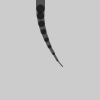
Frame 1 (no input)
Frame 2 (the mouse pressed at the canvas centre, redrawn once): identical to frame 1, image omitted

The Processing sketch that drew this single still picture (run headless with seeded random() and noise(); the mouse was pressed at the canvas centre and the sketch redrawn once):

// Processing sketch: tail
// ── tail.pde
int x=40,u=9;
float a=-0.08;

void setup(){
  size(100,100);
  stroke(0,153);
  smooth();
  noLoop();
}

void draw(){
  background(204);
  tail(x,u,a);
}

void tail(int xpos,int units,float angle){
  pushMatrix();
  translate(xpos,0);
  for(int i=units;i>0;i--){
    strokeWeight(i);
    line(0,0,0,8);
    translate(0,8);
    rotate(angle);
  }
  popMatrix();
}
